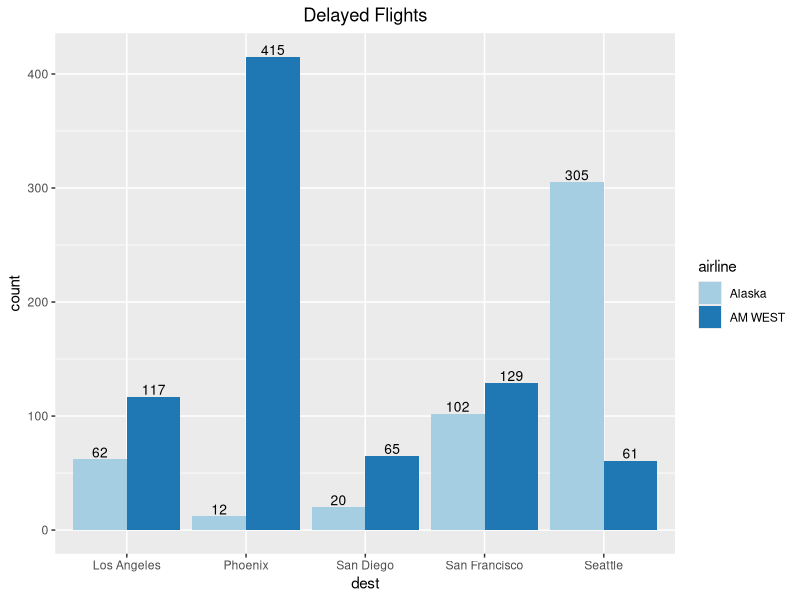

This figure's R source:
## ---- chunk 1
knitr::opts_chunk$set(echo = TRUE)
library(tidyverse)
## ---- chunk 2
input_ds <- read_csv("airline_delays.csv")
str(input_ds)
## ---- chunk 3
input_ds <- input_ds %>% rename(airline = 1, arrival_status = 2)
## ---- chunk 4
str(input_ds)
## ---- chunk 5
head(input_ds)
## ---- chunk 6
input_ds <- input_ds %>% 
            filter(! is.na(arrival_status)) %>%
            fill(airline)
head(input_ds)
## ---- chunk 7
input_ds <- input_ds %>%
                pivot_longer(!c("airline", "arrival_status"), 
                            names_to = "dest", 
                            values_to = "count")
head(input_ds)
## ---- chunk 8
delayed_flights <- input_ds %>%
                    filter(input_ds$arrival_status == "delayed")
delayed_flights
## ---- chunk 9
    ggp <- ggplot(data=delayed_flights, aes(x=dest, y=count, fill=airline))
    ggp <- ggp +  ggtitle('Delayed Flights') + theme(plot.title = element_text(hjust = 0.5))
    ggp <- ggp + geom_text(aes(label=count), vjust=-0.2,
                            position = position_dodge(0.9), size=3.5) +
                            scale_fill_brewer(palette="Paired") +
            geom_bar(stat="identity", position=position_dodge()) 
ggp
